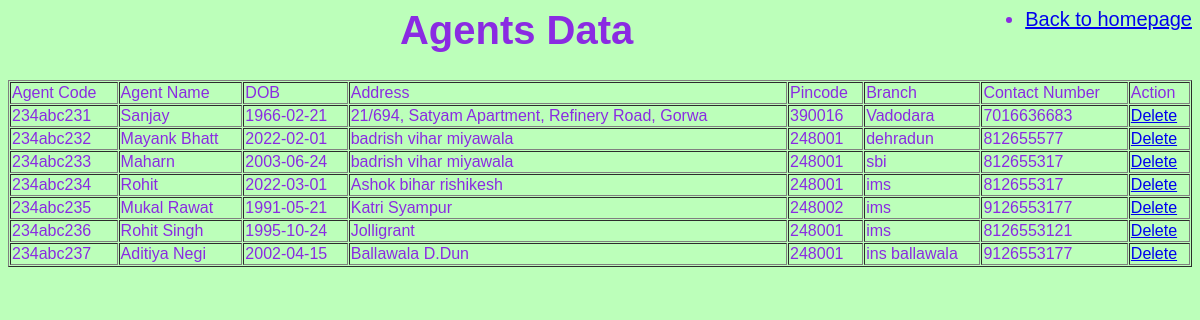
Screenshot of /agent/modified1.php with the database file from the repository.
### tables this page shows
CREATE TABLE `agent` (
  `Agent_code` varchar(10) NOT NULL,
  `Agent_name` varchar(150) NOT NULL,
  `DOB` date NOT NULL,
  `Address` varchar(80) NOT NULL,
  `Pincode` int(6) NOT NULL,
  `Branch` varchar(50) NOT NULL,
  `Contact_Num` bigint(10) NOT NULL
);

### agent/modified1.php (the view)
<?php
include "../config.php";
$sql = "select * from agent";
$result = mysqli_query($dbc,$sql);
?>
<html>
    <body>
		<link href = "registration.css" type = "text/css" rel = "stylesheet" />
	    <link href = "../style.css" type = "text/css" rel = "stylesheet" />
		<ul>
			<li style="float:right;"><a href="../index.php"> Back to homepage</a></li>
		</ul>
		<h1><center>Agents Data</center></h1>
		<table width = "100%" border = "1" cellspacing = "1" cellpadding = "1">
            <tr>
                <td>Agent Code</td>
                <td>Agent Name</td>
                <td>DOB</td>
                <td>Address</td>
                <td>Pincode</td>
                <td>Branch</td>
				<td>Contact Number</td>
                <td colspan = "2">Action</td>
            </tr>
	<?php
		while($row = mysqli_fetch_object($result)){
	?>
			<tr>
				<td>
					<?php echo $row->Agent_code;?>
				</td>
				<td>
					<?php echo $row->Agent_name;?>
				</td>
				<td>
					<?php echo $row->DOB;?>
				</td>
				<td>
					<?php echo $row->Address;?>
				</td>
				<td>
					<?php echo $row->Pincode;?>
				</td>
				<td>
					<?php echo $row->Branch;?>
				</td>
				<td>
					<?php echo $row->Contact_Num;?>
				</td>
				<td> <a href="delete.php?id=<?php echo $row->Agent_code;?>" onclick="return confirm('Are You Sure')">Delete
				</a>
				</td>
			</tr>
		<?php } ?>
        </table>
    </body>
</html>

### agent/registration.css (style rules this page uses)
body { color: #8A2BE2; font-size: 20px; font-family: Verdana, Arial, Helvetica, monospace; background-color: #F0E8A0; }

### style.css (style rules this page uses)
body { background:#BCFFBA; }

### rows the page displays
agent: Agent_code "234abc231", Agent_name "Sanjay", DOB "1966-02-21", Address "21/694, Satyam Apartment, Refinery Road, Gorwa", Pincode "390016", Branch "Vadodara", Contact_Num "7016636683"
agent: Agent_code "234abc232", Agent_name "Mayank Bhatt", DOB "2022-02-01", Address "badrish vihar miyawala", Pincode "248001", Branch "dehradun", Contact_Num "812655577"
agent: Agent_code "234abc233", Agent_name "Maharn", DOB "2003-06-24", Address "badrish vihar miyawala", Pincode "248001", Branch "sbi", Contact_Num "812655317"
agent: Agent_code "234abc234", Agent_name "Rohit", DOB "2022-03-01", Address "Ashok bihar rishikesh", Pincode "248001", Branch "ims", Contact_Num "812655317"
agent: Agent_code "234abc235", Agent_name "Mukal Rawat", DOB "1991-05-21", Address "Katri Syampur", Pincode "248002", Branch "ims", Contact_Num "9126553177"
agent: Agent_code "234abc236", Agent_name "Rohit Singh", DOB "1995-10-24", Address "Jolligrant", Pincode "248001", Branch "ims", Contact_Num "8126553121"
agent: Agent_code "234abc237", Agent_name "Aditiya Negi", DOB "2002-04-15", Address "Ballawala D.Dun", Pincode "248001", Branch "ins ballawala", Contact_Num "9126553177"
